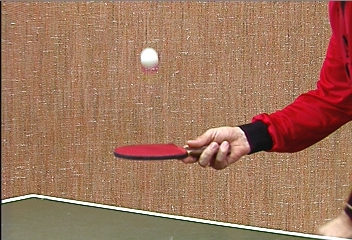
#> input picture lab3/pingpong/0000.jpeg, 352 x 240 px
$ python lucas.py pingpong/0000.jpeg pingpong/0000.jpeg
#> lines starting #> are read from the running program, lines starting #| are printed output that depends on the picture
#> in readFrom, im is the input picture: shape (240, 352, 3); mean R, G, B 160.4, 117.6, 93.3
### lab3/harris.py
import matplotlib.pyplot as plt
import numpy as np
from scipy import signal
from scipy.ndimage import gaussian_filter, rotate
import cv2
import sys

class Image(object):
	def __init__(self, image, mode='grayscale'):
		if mode == 'grayscale':
			self.im = Image.RGB2Gray(image)
		else:
			self.im = image

		self.shape = self.im.shape

	@classmethod
	def readFrom(cls, p_im):
		im = plt.imread(p_im)
		return cls(im)
#> in RGB2Gray, `img = im[:,:,0]`:
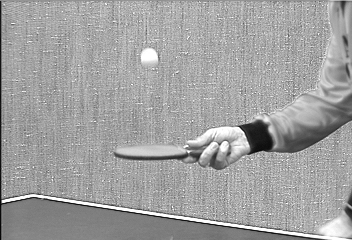
#> img: shape (240, 352); min 0, max 255, mean 160.4

	@staticmethod
	def RGB2Gray(im):
		#factor = np.expand_dims(np.array([0.2989, 0.5870, 0.1140]).reshape(1,3),0)
		#img = np.sum(im*factor, axis=2)
		img = im[:,:,0]
		return img

	def gradient(self):
		imx = self.im.flatten()
		imy = self.im.flatten('F')
		G = np.array([-1, 0, 1])
		Gx = signal.convolve(imx, G, mode='same').reshape(self.im.shape)
		Gy = signal.convolve(imy, G, mode='same').reshape((self.im.shape[1], self.im.shape[0])).T
		return Gx, Gy


class HarrisCornerDetector(object):
	def __init__(self, window_size, threshold):
		self.window_size = window_size
		self.threshold = threshold


	# [66 lines left out: functions get_Hvalues, evaluate, show_results, show_results_2, not called in this run]

# [58 lines that do not run on import are left out]

### lab3/lucas.py
import matplotlib.pyplot as plt
import numpy as np
from scipy import signal
from harris import Image
import sys


# [17 lines of commented-out code are left out]


def plot(im1, vectors):
	plt.imshow(im1, cmap='gray')
	X = np.arange(8, im1.shape[1], 15)
	Y = np.arange(8, im1.shape[0], 15)
	X, Y = np.meshgrid(X,Y)
	print(X.shape, Y.shape)
	plt.quiver(X, Y, vectors[::,0], vectors[::,1], angles='xy')
	plt.show()


def algo(im1, im2):
	rows, columns = im1.shape[0], im1.shape[1]
#> rows = 240; columns = 352
	start_row, start_col = rows%15, columns%15
#> start_row = 0; start_col = 7
	Gx, Gy = im1.gradient()
#> in gradient, `Gx = signal.convolve(imx, G, mode='same').reshape(self.im.shape)`:
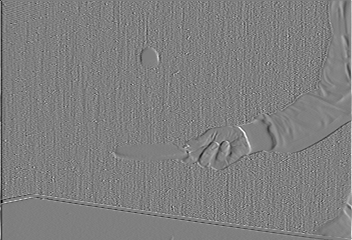
#> Gx: shape (240, 352) int64; min -237, max 237, mean 0; drawn with min black and max white
#> in gradient, `Gy = signal.convolve(imy, G, mode='same').reshape((self.im.shape[1], s..`:
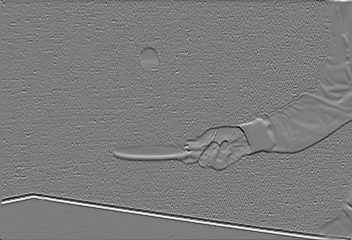
#> Gy: shape (240, 352) int64; min -237, max 246, mean 0; drawn with min black and max white
	Gt = im2.im - im1.im
#> Gt: shape (240, 352); every value is 0
	vectors = []
	for y in range(start_row, rows, 15):
		for x in range(start_col, columns, 15):
			gx, gy, gt  = Gx[y:y+15, x:x+15], Gy[y:y+15, x:x+15], Gt[y:y+15, x:x+15]
			gx, gy = gx.flatten(), gy.flatten()
			A = np.stack([gx, gy], axis=1)
			b = np.expand_dims(-1*gt.flatten(),1)
			xx = np.linalg.lstsq(A,b)[0]
			vectors.append(xx.flatten())
#> after the loop, vectors = 368 pairs, first value 0 to 0, second value 0 to 0
	return np.array(vectors)


class LucasKanade(object):
	def __init__(self, image1, image2):
		self.image1 = image1
		self.image2 = image2
		self.window_size = 15

		self.Gx, self.Gy = self.image1.gradient()
		self.Gt = self.image2.im - self.image1.im


	def regionAlgo(self, index):
		y_coord, x_coord = index
		h = int(self.window_size/2)

		gx = self.Gx[y_coord-h:y_coord+h+1, x_coord-h:x_coord+h+1]
		gy = self.Gy[y_coord-h:y_coord+h+1, x_coord-h:x_coord+h+1]
		gt = self.Gt[y_coord-h:y_coord+h+1, x_coord-h:x_coord+h+1]

		gx, gy, gt = gx.flatten(), gy.flatten(), gt.flatten()

		A = np.stack([gx, gy], axis=1)
		b = np.expand_dims(-1*gt,1)

		assert A.shape[0] == b.shape[0]

		xx = np.linalg.lstsq(A,b)[0]

		return xx


if __name__ == "__main__":
	args = sys.argv
	path_im1, path_im2 = args[1], args[2]
	Img1, Img2 = Image.readFrom(path_im1), Image.readFrom(path_im2)
	vectors = algo(Img1, Img2)
#> vectors = 368 pairs, first value 0 to 0, second value 0 to 0
#> (the run stopped early here; a loop or call above may not have finished)
